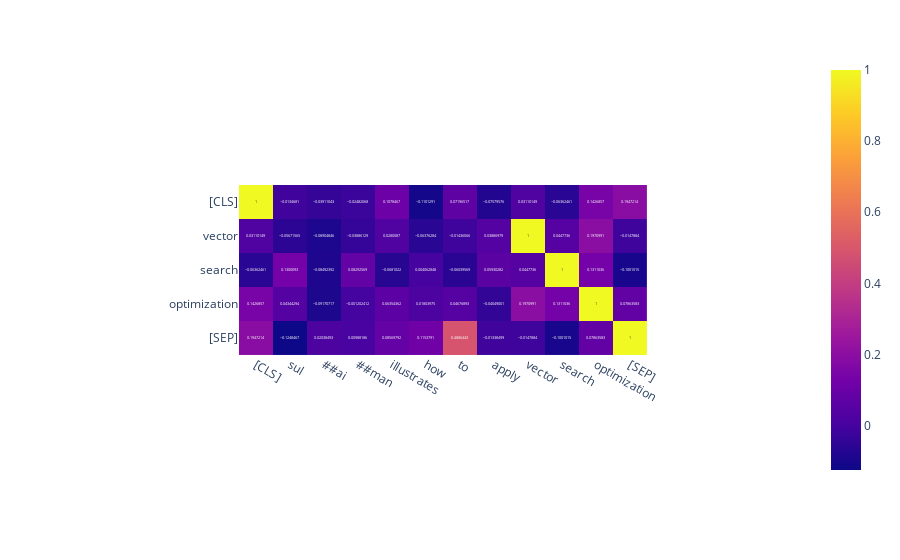

Notebook cell for this chart:
### Code cell
from sentence_transformers import util

distances = util.cos_sim(
    first_embeddings.squeeze(), 
    second_embeddings.squeeze()
).cpu().numpy() # Move the tensor to the CPU and convert to a NumPy array

px.imshow(
    distances, 
    x=model.tokenizer.convert_ids_to_tokens(
        second_tokens["input_ids"][0]
    ),
    y=model.tokenizer.convert_ids_to_tokens(
        first_tokens["input_ids"][0]
    ),
    text_auto=True,
)

### Figure 1 — Plotly figure (JSON) as saved in the notebook; plotly's stock layout.template omitted (floating-point values rounded to 4 significant figures)
{"data": [{"coloraxis": "coloraxis", "hovertemplate": "x: %{x}<br>y: %{y}<br>color: %{z}<extra></extra>", "name": "0", "texttemplate": "%{z}", "type": "heatmap", "x": ["[CLS]", "sul", "##ai", "##man", "illustrates", "how", "to", "apply", "vector", "search", "optimization", "[SEP]"], "xaxis": "x", "y": ["[CLS]", "vector", "search", "optimization", "[SEP]"], "yaxis": "y", "z": [[1.0, -0.01347, -0.03911, -0.02482, 0.1078, -0.1101, 0.07197, -0.0758, 0.0311, -0.06362, 0.1427, 0.1947], [0.0311, -0.05672, -0.08905, -0.03886, 0.02801, -0.06376, -0.01436, 0.03887, 1.0, 0.04477, 0.1971, -0.01479], [-0.06362, 0.13, -0.08492, 0.08293, -0.0681, 0.004063, -0.0604, 0.0593, 0.04477, 1, 0.1311, -0.1001], [0.1427, 0.04344, -0.09171, -0.001202, 0.06354, 0.01804, 0.04677, -0.04049, 0.1971, 0.1311, 1.0, 0.07864], [0.1947, -0.1248, 0.02038, 0.009882, 0.0857, 0.1154, 0.4886, -0.01338, -0.01479, -0.1001, 0.07864, 1.0]]}], "layout": {"autosize": true, "coloraxis": {"colorscale": [[0, "#0d0887"], [0.1111, "#46039f"], [0.2222, "#7201a8"], [0.3333, "#9c179e"], [0.4444, "#bd3786"], [0.5556, "#d8576b"], [0.6667, "#ed7953"], [0.7778, "#fb9f3a"], [0.8889, "#fdca26"], [1, "#f0f921"]]}, "margin": {"t": 60}, "xaxis": {"anchor": "y", "autorange": true, "constrain": "domain", "domain": [0.2188, 0.7812], "range": [-0.5, 11.5], "scaleanchor": "y", "type": "category"}, "yaxis": {"anchor": "x", "autorange": true, "constrain": "domain", "domain": [0, 1], "range": [4.5, -0.5], "type": "category"}}}
